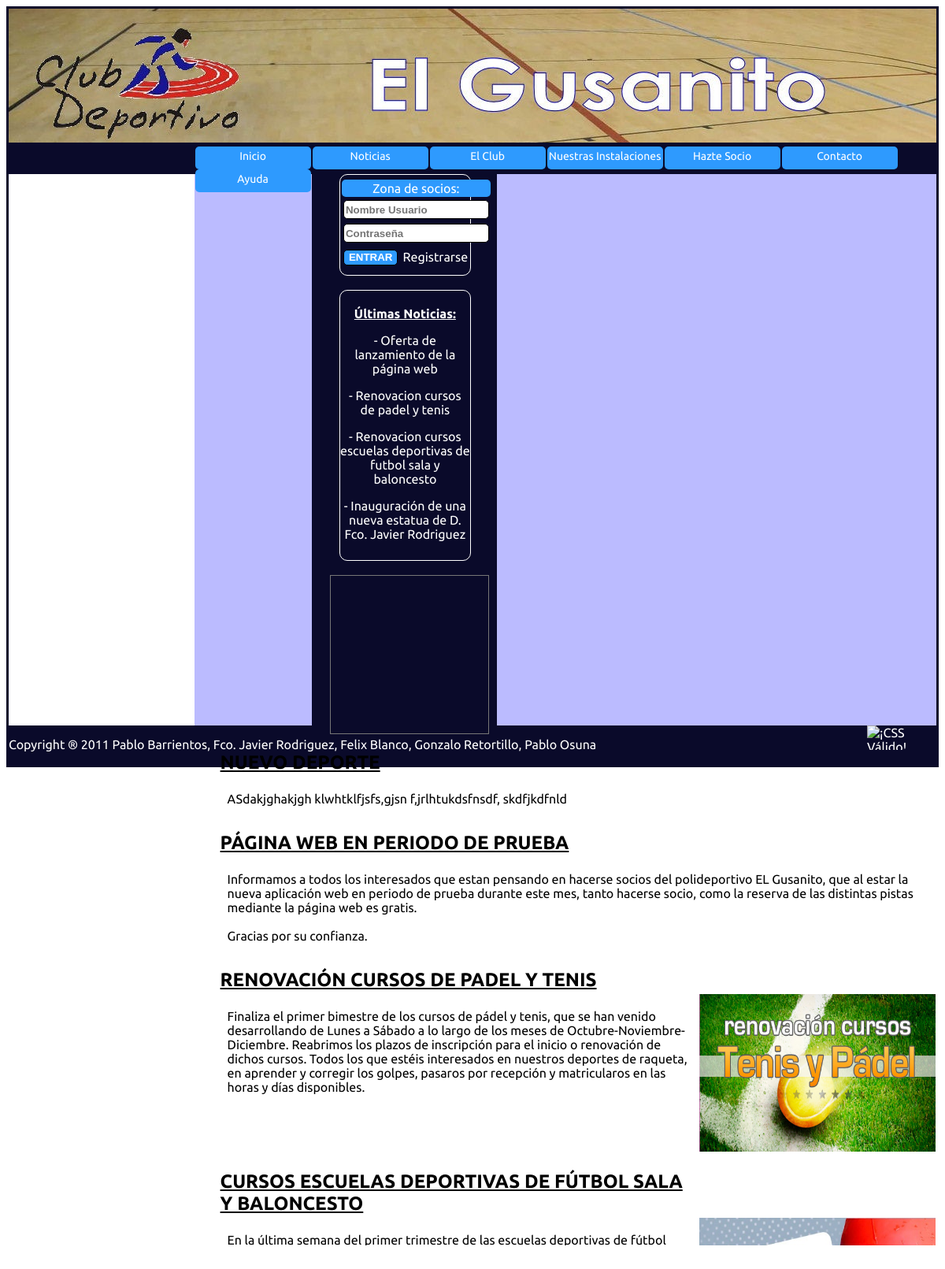
Page /ClubNoticias.php on the committed database.
### tables this page shows
CREATE TABLE IF NOT EXISTS `noticias` (
  `ID` int(11) NOT NULL AUTO_INCREMENT,
  `Titulo` text NOT NULL,
  `Contenido` text NOT NULL,
  `Imagen` varchar(20) NOT NULL,
  `Fecha` datetime NOT NULL,
  PRIMARY KEY (`ID`)
);

### gestionBD/gestionNoticias.php (called while the page is built, shortened)
<?php
function verNoticias($conexion){
	try{
		$stmt = $conexion -> prepare("SELECT * FROM noticias ORDER BY Fecha DESC");
		$stmt->execute();
	}catch(PDOException $e){
		$_SESSION["exception"] = $e;
		return false;
	}
	return $stmt;
}
?>

### ClubNoticias.php (the view, shortened to what this page needs)
<?php
require_once("gestionBD/gestionBD.php");
require_once("gestionBD/gestionNoticias.php");
$conexion = conectarBD();
$noticias = verNoticias($conexion);
?>
<!DOCTYPE html>
<html>
	<head>
		<link rel="stylesheet" type="text/css" href="style.css" />
	</head>
	<body>
		<?php
		include ("static/ClubNavigation.php");
		?>
		<div class="content">
			<div class="articulo">
				<?php
				foreach($noticias as $noticia){
					$imagen = "image/" . $noticia[3];  ?>
					<table class="tablaNoticias">
						<tr class="filaTitulo">
							<th class="filaTitulo"><?php echo $noticia[1]; ?></th>
						</tr>
						<?php
						if($noticia[3] != ""){
						?>
						<tr class="filaContenido">
							<th class="columnaContenido"><?php echo nl2br($noticia[2]); ?></th>
							<th class="columnaImagen"> <img src="<?php echo $imagen; ?>" class="imagen" /> </th>
						</tr>
						<?php }else{ ?>
							<tr class="filaContenido">
							<th class="columnaContenidoSinImagen"><?php echo nl2br($noticia[2]); ?></th>
						</tr>
						<?php } ?>
					</table>
					<br>
				<?php
				}
				?>
			</div>
		</div>
	</body>
</html>

### static/ClubNavigation.php (shortened to what this page needs)
<!DOCTYPE html>
<html>
	<head>
		<link rel="stylesheet" type="text/css" href="style.css" />
	</head>
	<body>
		<div id="navigation">
			<div class="menu_lateral">
				<form name="login" method="post" action="../Club/login/login.php" enctype="multipart/form-data" onsubmit="return login()">
					<table id="table" align="center" cellpadding="2" cellspacing="2" border="0" width="20px">
						<tr>
							<td align="center" colspan="2" bgcolor="#2E9AFE">Zona de socios:</td>
						</tr>
						<tr>
							<td>
							<input id="usuario" name="usuario" type="text" size="20 px" placeholder="Nombre Usuario" />
							</td>
						</tr>
						<tr>
							<td>
							<input id="password" name="password" type="password" size="20 px" placeholder="Contraseña"/>
							</td>
						</tr>
					</table>
					<table id="table" align="center" cellpadding="2" cellspacing="2" border="0" width="20px">
						<tr>
							<td align="left"><input id="submitlogin" type="submit" value="ENTRAR"/></td>
							<td align="right"><a id="registrarse" href="ClubHazteSocio.php">Registrarse</a></td>
						</tr>
					</table>
				</form>
			</div></br>
			<div class="menu_lateral">
				<p>
					<b><span class="ult_noticias">Últimas Noticias:</span></b>
				</p>
				<a id="noticia" href="ClubNoticias.php">
					<p>
						- Oferta de lanzamiento de la página web
					</p>
					<p>
						- Renovacion cursos</br> de padel y tenis
					</p></a>
				<a id="noticia" href="ClubNoticias.php">
					<p>
						- Renovacion cursos escuelas deportivas de futbol sala y baloncesto
					</p></a>
				<a id="noticia" href="ClubNoticias.php">
					<p>
						- Inauguración de una nueva estatua de D. Fco. Javier Rodriguez
					</p></a>
			</div></br>
			<div class="menu_lateral2">
				<iframe src="https://www.google.com/calendar/embed?showPrint=0&amp;showTabs=0&amp;showTz=0&amp;height=600&amp;wkst=1&amp;bgcolor=%23FFFFFF&amp;src=24ut01m45dbt3rv0ishg62cjl0%40group.calendar.google.com&amp;color=%23B1440E&amp;ctz=Europe%2FMadrid"
				style=" border:solid 1px #777 " width="200" height="200" frameborder="0" scrolling="no"></iframe>
			</div>
		</div>
	</body>
</html>

### style.css (style rules this page uses)
body { border-style: solid; border-color: #0A0A2A; border-width: 3px; font-family: 'Ubuntu', sans-serif; }
a { text-decoration: none; color:white; }
#header { background-image: url("http://localhost/ElGusanito/Club/image/borrador33333.jpg"); height: 170px; width: 100%; border-bottom-style: solid; border-bottom-color: #0A0A2A; border-bottom-width: 5px; }
#buttons { height: 35px; background: #0A0A2A; width: 100%; }
#menu-horizontal { height: 30px; width: 80%; background: #0A0A2A; margin-top: 0px; padding-left: 0px; margin-left:20%; }
#menu-horizontal li { float:left; display: inline-block; }
#menu-horizontal li { margin:0 1px; width:147px; min-height:25px; text-align:center; background:#2E9AFE; list-style:none; padding:2px 0; vertical-align: center; border-radius: 5px; }
#menu-horizontal li a { font:14px 'Ubuntu', sans-serif; color: white; text-decoration:none; }
#navigation { background: #0A0A2A; height: 700px; width: 20%; float:left; }
div.menu_lateral { margin-left: 15%; color: white; width: 70%; border: thin white solid; padding-top: 4px; padding-bottom: 8px; text-align: center; border-radius: 10px; }
div.menu_lateral2 { margin-left: 10%; color: white; width: 70%; text-align: center; }
div.content { background-color: #bbbbff; height: 700px; width: 80%; margin-left: 20%; }
div.articulo { height: 90%; width: 97%; overflow: auto; padding-top: 30px; padding-left: 30px; }
#footer { background: #0A0A2A; color: white; width: 100%; text-align: left; height: 50px; vertical-align: middle; }
#css { border:0; width:88px; height:31px; display:block; float: right; }
#copyright { float:left; padding-top: 15px; }
input,select { border : 1px solid black; font-weight: bold; height: 1.5em; -webkit-border-radius: 5px; -moz-border-radius: 5px; border-radius: 5px; }
td { border-radius: 5px; }
#submitlogin { background-color:#2E9AFE; color:white; }
span.ult_noticias { text-decoration:underline; }
img.imagen { width: 300px; height:200px; float:right; }
tr.filaTitulo { text-align: left; vertical-align: middle; padding: 20px; font-size: x-large; text-decoration: underline; font-weight: bold; }
th.columnaContenido { width: 70%; font-weight: normal; text-align: left; vertical-align: top; padding: 10px; padding-top: 20px; }
th.columnaContenidoSinImagen { font-weight: normal; text-align: left; vertical-align: top; padding: 10px; padding-top: 20px; }

### rows in the picture
noticias: Titulo "NUEVO DEPORTE", Contenido "ASdakjghakjgh klwhtklfjsfs,gjsn f,jrlhtukdsfnsdf, skdfjkdfnld"
noticias: Titulo "PÁGINA WEB EN PERIODO DE PRUEBA", Contenido "Informamos a todos los interesados que estan pensando en hacerse socios del polideportivo EL Gusanito, que al estar la nueva aplicación web en periodo de prueba durante este mes, tanto hacerse socio, como la reserva de las distintas pistas mediante la página web es gratis. Gracias por su confianza."
noticias: Titulo "RENOVACIÓN CURSOS DE PADEL Y TENIS", Contenido "Finaliza el primer bimestre de los cursos de pádel y tenis, que se han venido desarrollando de Lunes a Sábado a lo largo de los meses de Octubre-Noviembre-Diciembre. Reabrimos los plazos de inscripción para el inicio o renovación de dichos cursos. Todos los que estéis interesados en nuestros deportes de raqueta, en aprender y corregir los golpes, pasaros por recepción y matricularos en las horas y días disponibles.", Imagen (picture)
noticias: Titulo "CURSOS ESCUELAS DEPORTIVAS DE FÚTBOL SALA Y BALONCESTO", Contenido "En la última semana del primer trimestre de las escuelas deportivas de fútbol…", Imagen (picture)
